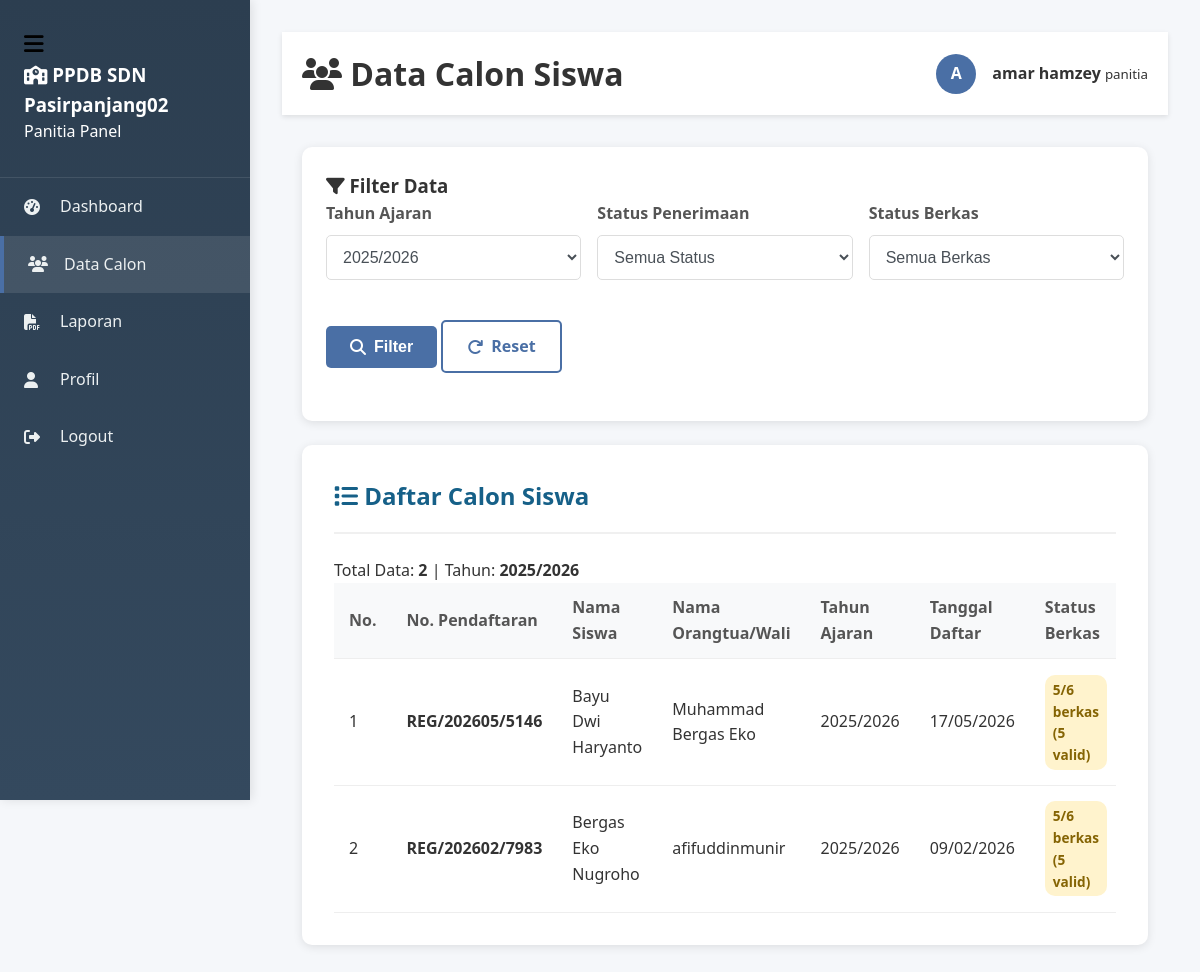
/panitia/data_calon.php (signed in), run on the app's committed database.
### tables this page shows
CREATE TABLE IF NOT EXISTS `tahun_ajaran` (
  `id` int(11) NOT NULL AUTO_INCREMENT,
  `tahun` varchar(20) NOT NULL,
  `kuota` int(11) DEFAULT 0,
  `status` enum('aktif','nonaktif') DEFAULT 'nonaktif',
  `tanggal_buka` date DEFAULT NULL,
  `tanggal_tutup` date DEFAULT NULL,
  PRIMARY KEY (`id`),
  UNIQUE KEY `tahun` (`tahun`)
);

CREATE TABLE IF NOT EXISTS `calon_siswa` (
  `id` int(11) NOT NULL AUTO_INCREMENT,
  `user_id` int(11) NOT NULL,
  `tahun_ajaran_id` int(11) NOT NULL,
  `nomor_pendaftaran` varchar(20) NOT NULL,
  `nama_siswa` varchar(100) NOT NULL,
  `jenis_kelamin` enum('L','P') DEFAULT NULL,
  `tempat_lahir` varchar(50) DEFAULT NULL,
  `tanggal_lahir` date DEFAULT NULL,
  `agama` enum('Islam','Kristen Protestan','Katolik','Hindu','Buddha','Khonghucu') DEFAULT NULL,
  `kewarganegaraan` enum('WNI','WNA') DEFAULT 'WNI',
  `anak_ke` int(11) DEFAULT NULL,
  `jumlah_saudara` int(11) DEFAULT NULL,
  `golongan_darah` varchar(3) DEFAULT NULL,
  `riwayat_penyakit` text DEFAULT NULL,
  `alamat` text DEFAULT NULL,
  `nama_ayah` varchar(100) DEFAULT NULL,
  `pekerjaan_ayah` varchar(50) DEFAULT NULL,
  `penghasilan_ayah` varchar(50) DEFAULT NULL,
  `hp_ayah` varchar(20) DEFAULT NULL,
  `nama_ibu` varchar(100) DEFAULT NULL,
  `pekerjaan_ibu` varchar(50) DEFAULT NULL,
  `penghasilan_ibu` varchar(50) DEFAULT NULL,
  `hp_ibu` varchar(20) DEFAULT NULL,
  `nama_wali` varchar(100) DEFAULT NULL,
  `hubungan_wali` varchar(50) DEFAULT NULL,
  `hp_wali` varchar(20) DEFAULT NULL,
  `nama_tk_asal` varchar(100) DEFAULT NULL,
  `pindahan_dari` varchar(100) DEFAULT NULL,
  `kelas_pindahan` varchar(50) DEFAULT NULL,
  `status_terima` enum('pending','diterima','tidak_diterima') DEFAULT 'pending',
  `catatan_panitia` text DEFAULT NULL,
  `created_at` timestamp NOT NULL DEFAULT current_timestamp(),
  PRIMARY KEY (`id`),
  UNIQUE KEY `nomor_pendaftaran` (`nomor_pendaftaran`),
  KEY `user_id` (`user_id`),
  KEY `tahun_ajaran_id` (`tahun_ajaran_id`),
  CONSTRAINT `calon_siswa_ibfk_1` FOREIGN KEY (`user_id`) REFERENCES `users` (`id`),
  CONSTRAINT `calon_siswa_ibfk_2` FOREIGN KEY (`tahun_ajaran_id`) REFERENCES `tahun_ajaran` (`id`) ON DELETE CASCADE
);

CREATE TABLE IF NOT EXISTS `users` (
  `id` int(11) NOT NULL AUTO_INCREMENT,
  `nama` varchar(100) DEFAULT NULL,
  `username` varchar(50) NOT NULL,
  `no_hp` varchar(20) DEFAULT NULL,
  `email` varchar(100) DEFAULT NULL,
  `password` varchar(255) NOT NULL,
  `role` enum('admin','panitia','pendaftar') NOT NULL,
  `created_at` timestamp NOT NULL DEFAULT current_timestamp(),
  `reset_token` varchar(100) DEFAULT NULL,
  `reset_expired` datetime DEFAULT NULL,
  PRIMARY KEY (`id`),
  UNIQUE KEY `username` (`username`)
);

### panitia/data_calon.php (the view, shortened to what this page needs)
<?php
$db = new Database();
$conn = $db->getConnection();
$sqlTaAktif = "
    SELECT tahun
    FROM tahun_ajaran
    WHERE status = 'aktif'
    LIMIT 1
";
$resultTaAktif = $conn->query($sqlTaAktif);
$taAktif = null;
if ($resultTaAktif && $resultTaAktif->num_rows > 0) {
    $taAktif = $resultTaAktif->fetch_assoc();
}
$filterTahun = $_GET['tahun'] ?? ($taAktif['tahun'] ?? '');
$whereClause = "WHERE 1=1";
if (!empty($filterTahun)) {
    $whereClause .= " AND ta.tahun = '$filterTahun'";
}
$sql = "SELECT cs.*, u.nama as nama_pendaftar, u.email, u.no_hp, ta.tahun,
        (SELECT COUNT(*) FROM berkas WHERE calon_siswa_id = cs.id AND status = 'valid') as berkas_valid,
        (SELECT COUNT(*) FROM berkas WHERE calon_siswa_id = cs.id) as total_berkas
        FROM calon_siswa cs
        JOIN users u ON cs.user_id = u.id
        JOIN tahun_ajaran ta ON cs.tahun_ajaran_id = ta.id
        $whereClause
        ORDER BY cs.created_at DESC";
$result = $conn->query($sql);
$sqlTahun = "SELECT tahun FROM tahun_ajaran ORDER BY tahun DESC";
$resultTahun = $conn->query($sqlTahun);
$sqlAllBerkas = "SELECT b.*, cs.nomor_pendaftaran, cs.nama_siswa
                 FROM berkas b
                 JOIN calon_siswa cs ON b.calon_siswa_id = cs.id
                 ORDER BY b.calon_siswa_id, b.jenis_berkas";
$resultAllBerkas = $conn->query($sqlAllBerkas);
$allBerkas = [];
while($row = $resultAllBerkas->fetch_assoc()) {
    $allBerkas[$row['calon_siswa_id']][] = $row;
}
?>
<!DOCTYPE html>
<html lang="id">
<head>
    <link rel="stylesheet" href="../assets/css/style.css">
    <link rel="stylesheet" href="https://cdnjs.cloudflare.com/ajax/libs/font-awesome/6.4.0/css/all.min.css">
</head>
<body>
    <?php include '../includes/sidebar.php'; ?>
    <div class="main-content">
        <div class="dashboard-header">
            <div class="container">
                <h1><i class="fas fa-users"></i> Data Calon Siswa</h1>
                <div class="user-info">
                    <div class="user-avatar">
                        <?php echo strtoupper(substr($_SESSION['nama'], 0, 1)); ?>
                    </div>
                    <div>
                        <strong><?php echo htmlspecialchars($_SESSION['nama']); ?></strong>
                        <small><?php echo htmlspecialchars($_SESSION['role']); ?></small>
                    </div>
                </div>
            </div>
        </div>
        <div class="container">
            <div class="filter-container">
                <h3><i class="fas fa-filter"></i> Filter Data</h3>
                <form method="GET" class="filter-form">
                    <div class="form-group">
                        <label for="tahun">Tahun Ajaran</label>
                        <select id="tahun" name="tahun" class="form-control">
                            <?php while($row = $resultTahun->fetch_assoc()): ?>
                            <option value="<?php echo htmlspecialchars($row['tahun']); ?>"
                                <?php echo $filterTahun == $row['tahun'] ? 'selected' : ''; ?>>
                                <?php echo htmlspecialchars($row['tahun']); ?>
                            </option>
                            <?php endwhile; ?>
                        </select>
                    </div>
                    <div class="form-group">
                        <label for="status">Status Penerimaan</label>
                        <select id="status" name="status" class="form-control">
                            <option value="">Semua Status</option>
                        </select>
                    </div>
                    <div class="form-group">
                        <label for="berkas">Status Berkas</label>
                        <select id="berkas" name="berkas" class="form-control">
                            <option value="">Semua Berkas</option>
                        </select>
                    </div>
                    <div class="form-group">
                        <button type="submit" class="btn-primary">
                            <i class="fas fa-search"></i> Filter
                        </button>
                        <a href="data_calon.php" class="btn-secondary">
                            <i class="fas fa-redo"></i> Reset
                        </a>
                    </div>
                </form>
            </div>
            <div class="form-section">
                <div class="section-header">
                    <h2><i class="fas fa-list"></i> Daftar Calon Siswa</h2>
                    <div class="section-info">
                        Total Data: <strong><?php echo $result->num_rows; ?></strong>
                        <?php if($filterTahun): ?> | Tahun: <strong><?php echo htmlspecialchars($filterTahun); ?></strong><?php endif; ?>
                    </div>
                </div>
                <?php if($result->num_rows > 0): ?>
                <div class="table-responsive">
                    <table class="table">
                        <thead>
                            <tr>
                                <th>No.</th>
                                <th>No. Pendaftaran</th>
                                <th>Nama Siswa</th>
                                <th>Nama Orangtua/Wali</th>
                                <th>Tahun Ajaran</th>
                                <th>Tanggal Daftar</th>
                                <th>Status Berkas</th>
                            </tr>
                        </thead>
                        <tbody>
                            <?php
                            $no = 1;
                            $result->data_seek(0);
                            while($row = $result->fetch_assoc()):
                                $berkasCount = isset($allBerkas[$row['id']]) ? count($allBerkas[$row['id']]) : 0;
                                $berkasValidCount = 0;
                                if (isset($allBerkas[$row['id']])) {
                                    foreach ($allBerkas[$row['id']] as $berkas) {
                                        if ($berkas['status'] == 'valid') {
                                            $berkasValidCount++;
                                        }
                                    }
                                }
                            ?>
                            <tr>
                                <td><?php echo $no++; ?></td>
                                <td>
                                    <strong><?php echo htmlspecialchars($row['nomor_pendaftaran']); ?></strong>
                                </td>
                                <td><?php echo htmlspecialchars($row['nama_siswa']); ?></td>
                                <td><?php echo htmlspecialchars($row['nama_pendaftar']); ?></td>
                                <td><?php echo htmlspecialchars($row['tahun']); ?></td>
                                <td><?php echo date('d/m/Y', strtotime($row['created_at'])); ?></td>
                                <td>
                                    <?php if($berkasCount > 0): ?>
                                        <span class="badge-berkas <?php echo $berkasCount >= 6 ? 'badge-success' : ($berkasCount > 0 ? 'badge-warning' : 'badge-danger'); ?>"
                                              onclick="lihatBerkas(<?php echo $row['id']; ?>)"
                                              title="Klik untuk lihat detail berkas">
                                            <?php echo $berkasCount; ?>/6 berkas
                                            (<?php echo $berkasValidCount; ?> valid)
                                        </span>
                                    <?php else: ?>
                                        <span class="badge-berkas badge-danger">
                                            Belum upload
                                        </span>
                                    <?php endif; ?>
                                </td>
                            </tr>
                            <?php endwhile; ?>
                        </tbody>
                    </table>
                </div>
                <?php endif; ?>
            </div>
        </div>
    </div>
</body>
</html>

### assets/css/style.css (style rules this page uses)
* { margin: 0; padding: 0; box-sizing: border-box; }
body { font-family: 'Segoe UI', Tahoma, Geneva, Verdana, sans-serif; line-height: 1.6; color: #333; background-color: #f5f7fa; }
.container { max-width: 1200px; margin: 0 auto; padding: 0 20px; }
.btn-primary, .btn-secondary, .btn-success, .btn-danger { padding: 0.75rem 1.5rem; border: none; border-radius: 5px; font-size: 1rem; font-weight: 600; cursor: pointer; transition: all 0.3s ease; text-decoration: none; display: inline-flex; align-items: center; justify-content: center; gap: 0.5rem; }
.btn-primary { background: #4a6fa5; color: white; }
.btn-secondary { background: transparent; color: #4a6fa5; border: 2px solid #4a6fa5; }
.form-group { margin-bottom: 1.5rem; }
.form-group label { display: block; margin-bottom: 0.5rem; font-weight: 600; color: #555; }
.form-group input, .form-group select, .form-group textarea { width: 100%; padding: 0.75rem; border: 1px solid #ddd; border-radius: 5px; font-size: 1rem; transition: border-color 0.3s; }
.dashboard-header { background: white; padding: 1rem 0; margin-bottom: 2rem; box-shadow: 0 2px 5px rgba(0,0,0,0.1); }
.dashboard-header .container { display: flex; justify-content: space-between; align-items: center; }
.user-info { display: flex; align-items: center; gap: 1rem; }
.user-avatar { width: 40px; height: 40px; background: #4a6fa5; color: white; border-radius: 50%; display: flex; align-items: center; justify-content: center; font-weight: bold; }
.main-content { margin-left: 250px; padding: 2rem; }
.table { width: 100%; border-collapse: collapse; }
.table th, .table td { padding: 1rem; text-align: left; border-bottom: 1px solid #eee; }
.table th { background: #f8f9fa; font-weight: 600; color: #555; }
.form-section { background: white; border-radius: 10px; padding: 2rem; box-shadow: 0 2px 10px rgba(0,0,0,0.1); margin-bottom: 2rem; }
.form-section h2 { color: #166088; margin-bottom: 1.5rem; padding-bottom: 1rem; border-bottom: 2px solid #f0f0f0; }
.table-responsive { overflow-x: auto; -webkit-overflow-scrolling: touch; }
.table-responsive table { min-width: 800px; }
.badge-warning { color: #212529; background-color: #ffc107; }
.form-control { display: block; width: 100%; padding: 0.375rem 0.75rem; font-size: 1rem; line-height: 1.5; color: #495057; background-color: #fff; background-clip: padding-box; border: 1px solid #ced4da; border-radius: 0.25rem; transition: border-color 0.15s ease-in-out, box-shadow 0.15s ease-in-out; }
.table th, .table td { padding: 12px 15px; text-align: left; vertical-align: middle; }

### panitia/data_calon.php (style rules this page uses)
.filter-container { background: white; border-radius: 10px; padding: 1.5rem; margin-bottom: 1.5rem; box-shadow: 0 2px 10px rgba(0,0,0,0.1); }
.filter-form { display: grid; grid-template-columns: repeat(auto-fit, minmax(200px, 1fr)); gap: 1rem; align-items: end; }
.badge-berkas { display: inline-block; padding: 0.25rem 0.5rem; border-radius: 10px; font-size: 0.85rem; font-weight: 600; cursor: pointer; }
.badge-warning { background: #fff3cd; color: #856404; }
.table-responsive { overflow-x: auto; }

### includes/sidebar.php (style rules this page uses)
.main-content { margin-left: 250px; transition: margin-left .3s ease; }

### data on the page
tahun_ajaran: tahun "2025/2026"
calon_siswa: nomor_pendaftaran "REG/202605/5146", nama_siswa "Bayu Dwi Haryanto", user.nama "Muhammad Bergas Eko", tahun_ajaran.tahun "2025/2026", created_at "17/05/2026", id "5", berkasValidCount "5"
calon_siswa: nomor_pendaftaran "REG/202602/7983", nama_siswa "Bergas Eko Nugroho", user.nama "afifuddinmunir", tahun_ajaran.tahun "2025/2026", created_at "09/02/2026", id "5", berkasValidCount "5"

### other printed values
$role "Panitia"
$item['label'] "Dashboard"
$item['label'] "Data Calon"
$item['label'] "Laporan"
$item['label'] "Profil"
$item['label'] "Logout"
substr($_SESSION['nama'], 0, 1) "A"
$_SESSION['nama'] "amar hamzey"
$_SESSION['role'] "panitia"
$result->num_rows "2"
form field tahun "2025/2026"
